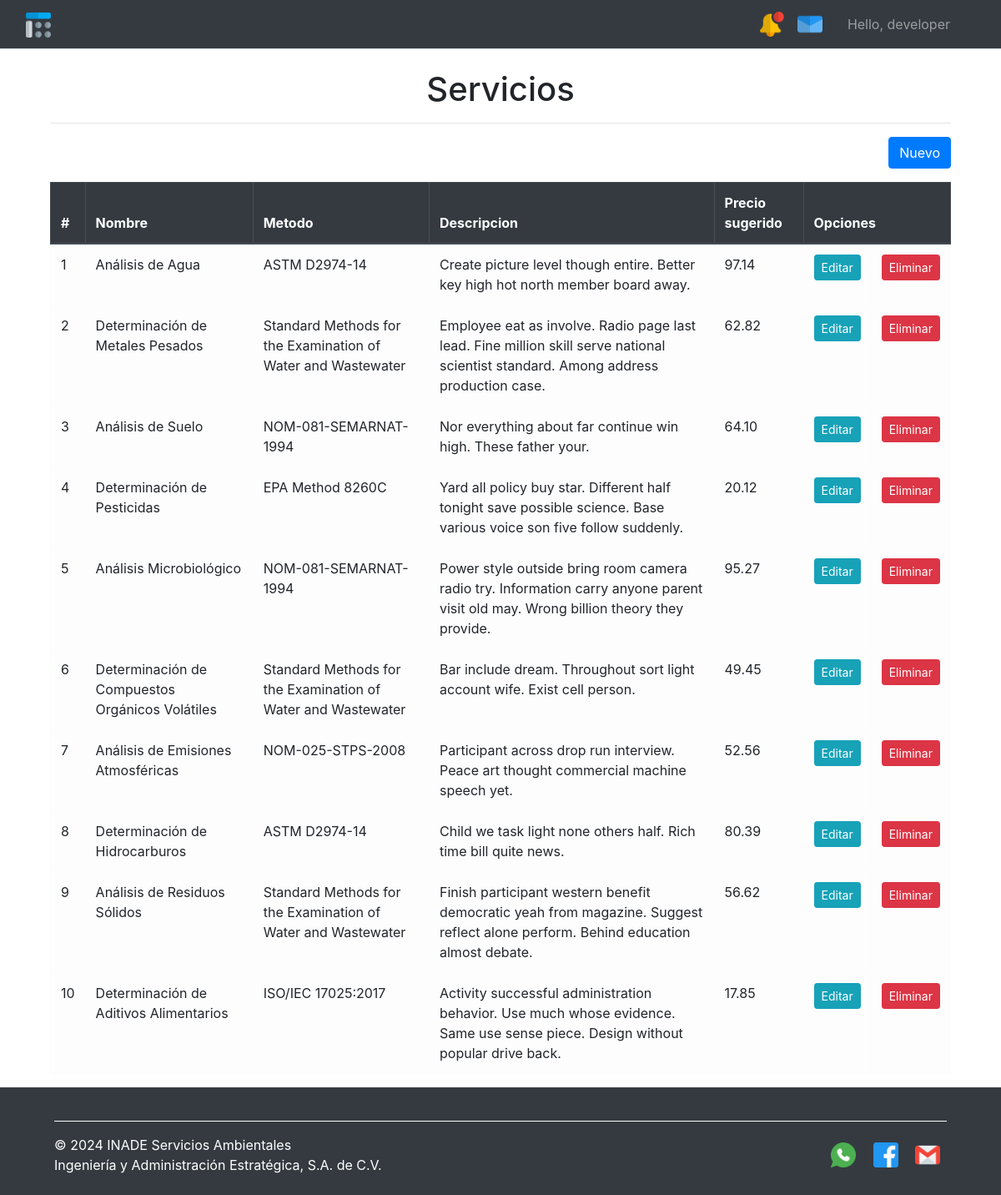
The app's page /servicios/ (signed in) with its own data.
### accounts/models.py (models this page shows, shortened)
class CustomUser(AbstractUser):
    celular = models.CharField(max_length=15, blank=True, null=True)
    AREA_CHOICES = [
        ('admin', 'Administrador'),
        ('coordinador', 'Coordinador'),
        ('muestras', 'Muestras'),
        ('informes', 'Informes'),
        ('laboratorio', 'Laboratorio'),
        ('calidad', 'Calidad')
    ]
    rol = models.CharField(max_length=20, choices=AREA_CHOICES, blank=True, null=True)
    objects = CustomUserManager()

class Servicio(models.Model):
    servicio = models.CharField(max_length=50)# REPRESENTA EL NOMBRE DEL SERVICIO
    descripcion = models.TextField()#MUESTRA UNA DESCRIPCION DEL SERVICIO
    precio_sugerido = models.DecimalField(max_digits=10, decimal_places=2)
    metodo = models.ForeignKey(Metodo, on_delete=models.CASCADE)

class Metodo(models.Model):
    nombre = models.CharField(max_length=100)# REPRESENNTA EL METODO
    leyenda = models.TextField(default="Leyenda predeterminada")# MUESTRA UNA DESCRIPCION DE LA NORMA

### accounts/vistas/views_servicios.py (the view)
# urls.py: path('servicios/',views_servicios.servicios_list,name='servicios_list'),
def servicios_list(request):
    servicios = Servicio.objects.all()
    return render(request,'accounts/servicios/dashboard_admin_servicios.html',{'servicios':servicios})

### accounts/templates/accounts/servicios/dashboard_admin_servicios.html (shortened to what this page needs)
{% extends 'accounts/base_dashboard.html' %}
{% load static %}
{% block content %}
<div class="container mt-4">
    <div class="row">
        <div class="col">
            <h1 class="text-center">Servicios</h1>
             <hr />
        </div>
    </div>
    <div class="row mb-3">
        <div class="col text-right">
            <a href="{% url 'servicio_new' %}" class="btn btn-primary">Nuevo</a>
        </div>
    </div>
    <div class="row">
        <div class="col" style="position: relative; z-index: 1;">
            <table class="table table-hover table-light table-bordered" >
                <thead class="thead-dark">
                    <tr>
                        <th>#</th>
                        <th>Nombre</th>
                        <th>Metodo</th>
                        <th>Descripcion</th>
                        <th>Precio sugerido</th>
                        <th colspan="2">Opciones</th>
                    </tr>
                </thead>
                <tbody>
                    {% for s in servicios %}
                    <tr>
                        <td>{{ forloop.counter }}</td>
                        <td>{{ s.servicio }}</td>
                        <td>{{ s.metodo.nombre }}</td>
                        <td>{{ s.descripcion }}</td>
                        <td>{{ s.precio_sugerido }}</td>
                        <td>
                            <a href="{% url 'servicio_edit' s.id %}" class="btn btn-info btn-sm">Editar</a>
                        </td>
                        <td>
                            <a href="{% url 'servicio_delete' s.id %}" class="btn btn-danger btn-sm">Eliminar</a>
                        </td>
                    </tr>
                    {% endfor %}
                </tbody>
            </table>
        </div>
    </div>
</div>
{% endblock %}

### accounts/templates/accounts/base_dashboard.html (shortened to what this page needs)
<!DOCTYPE html>
<html lang="en">
<head>
    {% load static %}
    <link rel="stylesheet" href="{% static 'css/estilosdashboard.css' %}">
    <link rel="stylesheet" href="https://stackpath.bootstrapcdn.com/bootstrap/4.3.1/css/bootstrap.min.css">
</head>
<body>
  <div class="wrapper">
      <header class="navbar navbar-expand-lg navbar-dark bg-dark border-bottom">
          <div class="container-fluid">
              <div class="navbar-brand">
                  <a href="#"><img class="icon_nav" src="{% static 'img/menu1.png' %}" style="width: 30px;"></a>
              </div>
              <div class="d-flex align-items-center ms-auto">
                  <img class="icon me-3" src="{% static 'img/notificacion.png' %}" alt="Notificaciones" style="width: 30px; margin-right: 15px;">
                  <img class="icon me-3" src="{% static 'img/sobre.png' %}" alt="Mensajes" style="width: 30px;">
                  <span class="navbar-text titulousuario" style="margin-left: 30px; margin-right: 30px;">Hello, {{ user.username|default:'Guest' }}</span>
              </div>
          </div>
      </header>
      <div class="content">
          <main class="container mt-4">
              {% block content %}
              {% endblock %}
          </main>
      </div>
  </div>
  <footer class="bg-dark text-white py-4 mt-auto" style="width: 100%; padding: 50px;margin-top: auto;">
    <div class="container">
        <hr class="border-light">
        <div class="row align-items-center">
            <div class="col-md-6 text-center text-md-left mb-3 mb-md-0">
                <p class="mb-0">
                    <a href="https://www.inade.mx/" class="text-white">&copy; 2024 INADE Servicios Ambientales</a> <br>
                    Ingeniería y Administración Estratégica, S.A. de C.V.
                </p>
            </div>
            <div class="col-md-6 text-center text-md-right">
                <a href="" class="text-white mx-2">
                    <img src="{% static 'img/whatsapp.png' %}" alt="WhatsApp" style="width: 30px; height: 30px;">
                </a>
                <a href="https://www.facebook.com/p/Ingenier%C3%ADa-y-Administraci%C3%B3n-Estrat%C3%A9gica-SA-de-CV-100067820710003/" class="text-white mx-2">
                    <img src="{% static 'img/facebook.png' %}" alt="Facebook" style="width: 30px; height: 30px;">
                </a>
                <a href="" class="text-white mx-2">
                    <img src="{% static 'img/gmail.png' %}" alt="Gmail" style="width: 30px; height: 30px;">
                </a>
            </div>
        </div>
    </div>
  </footer>
</body>
</html>

### accounts/static/css/estilosdashboard.css (style rules this page uses)
html, body { height: 100%; margin: 0; }
.wrapper { display: flex; flex-direction: column; min-height: 89vh; }
footer { background-color: #2e2e2e; color: #ffffff8d; padding: 50px; width: 100%; z-index: 1; margin-top: auto; }

### records on screen
CustomUser: username "developer"
Servicio: servicio "Análisis de Agua", metodo.nombre "ASTM D2974-14", descripcion "Create picture level though entire. Better key high hot north member board away.", precio_sugerido "97.14"
Servicio: servicio "Determinación de Metales Pesados", metodo.nombre "Standard Methods for the Examination of Water and Wastewater", descripcion "Employee eat as involve. Radio page last lead. Fine million skill serve national scientist standard. Among address production case.", precio_sugerido "62.82"
Servicio: servicio "Análisis de Suelo", metodo.nombre "NOM-081-SEMARNAT-1994", descripcion "Nor everything about far continue win high. These father your.", precio_sugerido "64.10"
Servicio: servicio "Determinación de Pesticidas", metodo.nombre "EPA Method 8260C", descripcion "Yard all policy buy star. Different half tonight save possible science. Base various voice son five follow suddenly.", precio_sugerido "20.12"
Servicio: servicio "Análisis Microbiológico", metodo.nombre "NOM-081-SEMARNAT-1994", descripcion "Power style outside bring room camera radio try. Information carry anyone parent visit old may. Wrong billion theory they provide.", precio_sugerido "95.27"
Servicio: servicio "Determinación de Compuestos Orgánicos Volátiles", metodo.nombre "Standard Methods for the Examination of Water and Wastewater", descripcion "Bar include dream. Throughout sort light account wife. Exist cell person.", precio_sugerido "49.45"
Servicio: servicio "Análisis de Emisiones Atmosféricas", metodo.nombre "NOM-025-STPS-2008", descripcion "Participant across drop run interview. Peace art thought commercial machine speech yet.", precio_sugerido "52.56"
Servicio: servicio "Determinación de Hidrocarburos", metodo.nombre "ASTM D2974-14", descripcion "Child we task light none others half. Rich time bill quite news.", precio_sugerido "80.39"
Servicio: servicio "Análisis de Residuos Sólidos", metodo.nombre "Standard Methods for the Examination of Water and Wastewater", descripcion "Finish participant western benefit democratic yeah from magazine. Suggest reflect alone perform. Behind education almost debate.", precio_sugerido "56.62"
Servicio: servicio "Determinación de Aditivos Alimentarios", metodo.nombre "ISO/IEC 17025:2017", descripcion "Activity successful administration behavior. Use much whose evidence. Same use sense piece. Design without popular drive back.", precio_sugerido "17.85"
